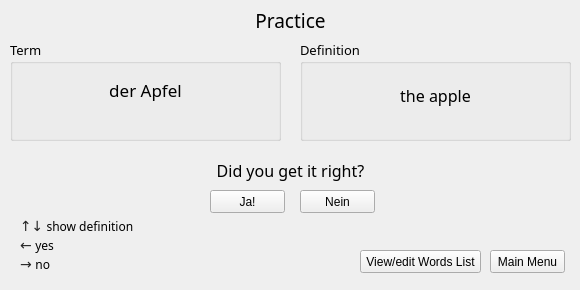
    <widget class="QWidget" name="practiceP">
     <widget class="QLabel" name="label_16">
      <property name="geometry">
       <rect>
        <x>10</x>
        <y>10</y>
        <width>561</width>
        <height>21</height>
       </rect>
      </property>
      <property name="font">
       <font>
        <family>Andalus</family>
        <pointsize>14</pointsize>
       </font>
      </property>
      <property name="text">
       <string>Practice</string>
      </property>
      <property name="alignment">
       <set>Qt::AlignCenter</set>
      </property>
     </widget>
     <widget class="QGroupBox" name="groupBox_4">
      <property name="geometry">
       <rect>
        <x>10</x>
        <y>40</y>
        <width>271</width>
        <height>101</height>
       </rect>
      </property>
      <property name="font">
       <font>
        <family>Andalus</family>
        <pointsize>10</pointsize>
       </font>
      </property>
      <property name="title">
       <string>Term</string>
      </property>
      <widget class="QLabel" name="practiceTermLabel">
       <property name="geometry">
        <rect>
         <x>20</x>
         <y>29</y>
         <width>231</width>
         <height>41</height>
        </rect>
       </property>
       <property name="font">
        <font>
         <pointsize>13</pointsize>
         <weight>50</weight>
         <bold>false</bold>
        </font>
       </property>
       <property name="text">
        <string>der Apfel</string>
       </property>
       <property name="alignment">
        <set>Qt::AlignCenter</set>
       </property>
      </widget>
     </widget>
     <widget class="QGroupBox" name="groupBox_6">
      <property name="geometry">
       <rect>
        <x>300</x>
        <y>40</y>
        <width>271</width>
        <height>101</height>
       </rect>
      </property>
      <property name="font">
       <font>
        <family>Andalus</family>
        <pointsize>10</pointsize>
       </font>
      </property>
      <property name="title">
       <string>Definition</string>
      </property>
      <widget class="QLabel" name="practiceDefLabel">
       <property name="geometry">
        <rect>
         <x>10</x>
         <y>20</y>
         <width>251</width>
         <height>71</height>
        </rect>
       </property>
       <property name="font">
        <font>
         <pointsize>12</pointsize>
        </font>
       </property>
       <property name="text">
        <string>the apple</string>
       </property>
       <property name="alignment">
        <set>Qt::AlignCenter</set>
       </property>
      </widget>
     </widget>
     <widget class="QLabel" name="label_20">
      <property name="geometry">
       <rect>
        <x>10</x>
        <y>160</y>
        <width>561</width>
        <height>21</height>
       </rect>
      </property>
      <property name="font">
       <font>
        <family>Andalus</family>
        <pointsize>12</pointsize>
       </font>
      </property>
      <property name="text">
       <string>Did you get it right?</string>
      </property>
      <property name="alignment">
       <set>Qt::AlignCenter</set>
      </property>
     </widget>
     <widget class="QPushButton" name="practiceYesB">
      <property name="geometry">
       <rect>
        <x>210</x>
        <y>190</y>
        <width>75</width>
        <height>23</height>
       </rect>
      </property>
      <property name="text">
       <string>Ja!</string>
      </property>
     </widget>
     <widget class="QPushButton" name="practiceNoB">
      <property name="geometry">
       <rect>
        <x>300</x>
        <y>190</y>
        <width>75</width>
        <height>23</height>
       </rect>
      </property>
      <property name="text">
       <string>Nein</string>
      </property>
     </widget>
     <widget class="QPushButton" name="practBackToMainB">
      <property name="geometry">
       <rect>
        <x>490</x>
        <y>250</y>
        <width>75</width>
        <height>23</height>
       </rect>
      </property>
      <property name="text">
       <string>Main Menu</string>
      </property>
     </widget>
     <widget class="QPushButton" name="practToWordListB">
      <property name="geometry">
       <rect>
        <x>360</x>
        <y>250</y>
        <width>121</width>
        <height>23</height>
       </rect>
      </property>
      <property name="text">
       <string>View/edit Words List</string>
      </property>
     </widget>
     <widget class="QLabel" name="label_21">
      <property name="geometry">
       <rect>
        <x>20</x>
        <y>210</y>
        <width>141</width>
        <height>71</height>
       </rect>
      </property>
      <property name="font">
       <font>
        <family>Andalus</family>
       </font>
      </property>
      <property name="text">
       <string>&lt;html&gt;&lt;head/&gt;&lt;body&gt;&lt;p&gt;&lt;span style=&quot; font-family:'sans-serif'; font-size:14px; font-style:italic; color:#252525;&quot;&gt;↑↓&lt;/span&gt; show definition&lt;br/&gt;&lt;span style=&quot; font-family:'sans-serif'; font-size:14px; color:#252525;&quot;&gt;← &lt;/span&gt;yes&lt;br/&gt;&lt;span style=&quot; font-family:'sans-serif'; font-size:14px; color:#252525;&quot;&gt;→ &lt;/span&gt;no&lt;/p&gt;&lt;/body&gt;&lt;/html&gt;</string>
      </property>
     </widget>
    </widget>
